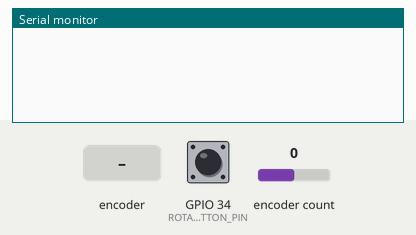
Bench run of a sketch on a simulated ESP32. On the bench: the last lines printed to the serial monitor. The test bench sets the inputs (shaded band); at power-on: encoder count 0, GPIO 34 (ROTARY_ENCODER_BUTTON_PIN) HIGH.

Above: at 1.2 s.
1.3 s: encoder count set to 1
At 2.2 s:
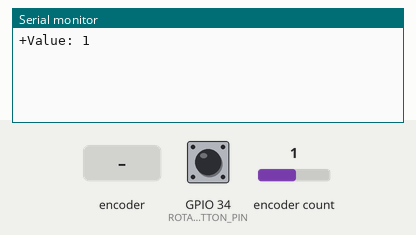
2.8 s: rotary encoder on GPIO 34 (ROTARY_ENCODER_BUTTON_PIN) / GPIO 35 (ROTARY_ENCODER_B_PIN) turned 1 step (first pin leading)
At 3.9 s:
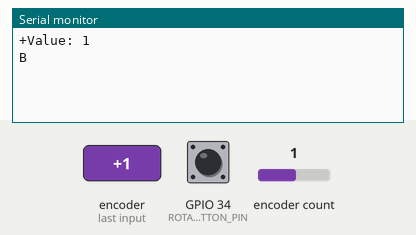
4.5 s: encoder count set to 2
At 5.7 s:
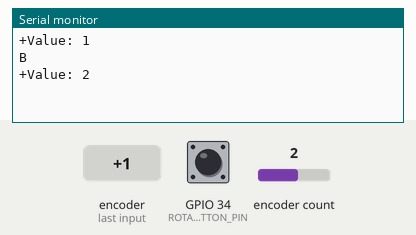

The sketch:

RotaryEncoderTest.ino
```cpp
#include "AiEsp32RotaryEncoder.h"
#include <limits.h>

/*
connecting Rotary encoder
CLK (A pin) - to any microcontroler intput pin with interrupt -> in this example pin 32
DT (B pin) - to any microcontroler intput pin with interrupt -> in this example pin 21
SW (button pin) - to any microcontroler intput pin -> in this example pin 25
VCC - to microcontroler VCC (then set ROTARY_ENCODER_VCC_PIN -1) or in this example pin 25
GND - to microcontroler GND
*/
#define ROTARY_ENCODER_A_PIN 33
#define ROTARY_ENCODER_B_PIN 35
#define ROTARY_ENCODER_BUTTON_PIN 34
#define ROTARY_ENCODER_VCC_PIN -1 /*put -1 of Rotary encoder Vcc is connected directly to 3,3V; else you can use declared output pin for powering rotary encoder */

AiEsp32RotaryEncoder rotaryEncoder = AiEsp32RotaryEncoder(ROTARY_ENCODER_A_PIN, ROTARY_ENCODER_B_PIN, ROTARY_ENCODER_BUTTON_PIN, ROTARY_ENCODER_VCC_PIN);

int test_limits = 2;

void rotary_onButtonClick() {
	//rotaryEncoder.reset();
	//rotaryEncoder.disable();
	rotaryEncoder.setBoundaries(-test_limits, test_limits, false);
	test_limits *= 2;
  Serial.println("B");
}

void rotary_loop() {
	//first lets handle rotary encoder button click
	if (rotaryEncoder.currentButtonState() == BUT_RELEASED) {
		//we can process it here or call separate function like:
		rotary_onButtonClick();
	}

	//lets see if anything changed
	int16_t encoderDelta = rotaryEncoder.encoderChanged();

	//optionally we can ignore whenever there is no change
	if (encoderDelta == 0) return;

	//for some cases we only want to know if value is increased or decreased (typically for menu items)
	if (encoderDelta>0) Serial.print("+");
	if (encoderDelta<0) Serial.print("-");

	//for other cases we want to know what is current value. Additionally often we only want if something changed
	//example: when using rotary encoder to set termostat temperature, or sound volume etc

	//if value is changed compared to our last read
	if (encoderDelta!=0) {
		//now we need current value
		int16_t encoderValue = rotaryEncoder.readEncoder();
		//process new value. Here is simple output.
		Serial.print("Value: ");
		Serial.println(encoderValue);
	}
}

void setup() {
	Serial.begin(115200);
	//we must initialize rorary encoder
	rotaryEncoder.begin();
	rotaryEncoder.setup([]{rotaryEncoder.readEncoder_ISR();});
	//optionally we can set boundaries and if values should cycle or not
	rotaryEncoder.setBoundaries(0, 10, true); //minValue, maxValue, cycle values (when max go to min and vice versa)
}

void loop() {
	//in loop call your custom function which will process rotary encoder values
	rotary_loop();

	delay(5);
	if (millis()>20000) rotaryEncoder.enable ();
}
```

Measured:
- after the input at 1.3 s, the serial monitor: prints a new line at once (image 1)
- after the input at 2.8 s, the serial monitor: prints a new line after 0.05 s (image 2)
- after the input at 4.5 s, the serial monitor: prints a new line at once (image 3)
